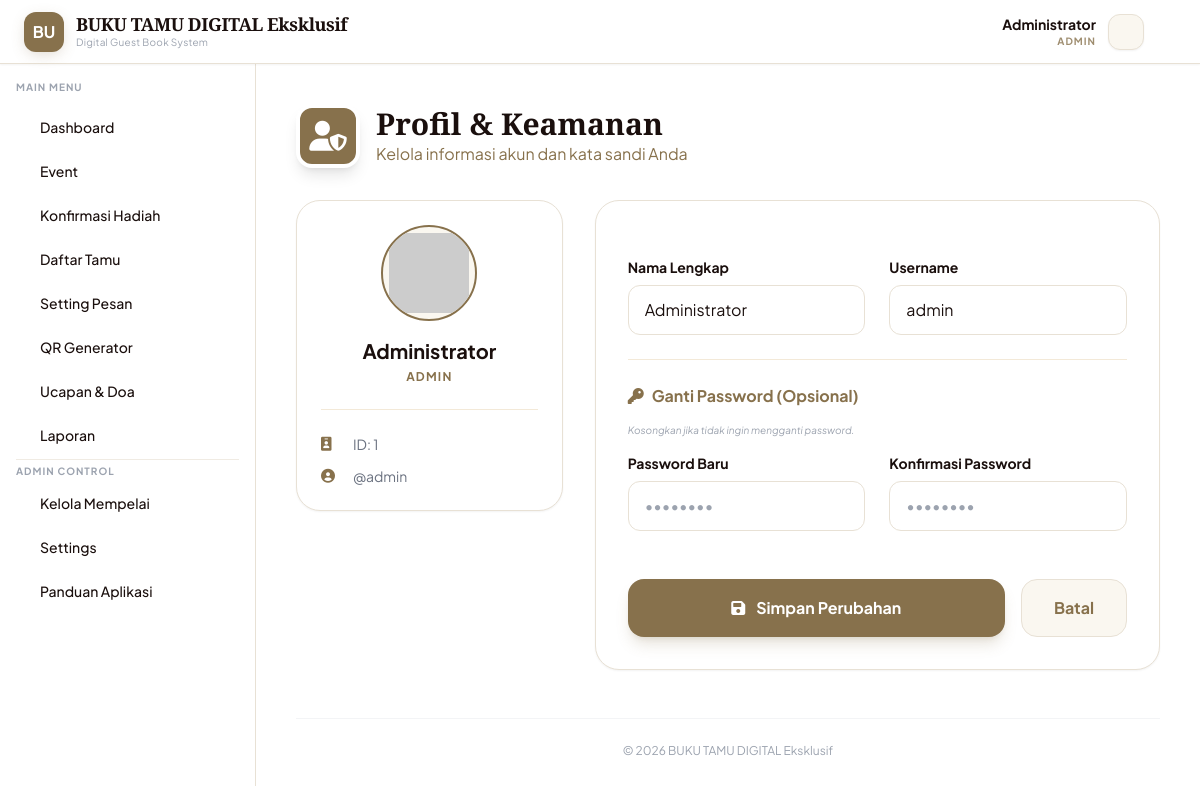
The page /profil.php (signed in) on the database its author committed.
### tables this page shows
CREATE TABLE `pengaturan` (
  `id` int(11) NOT NULL AUTO_INCREMENT,
  `app_name` varchar(100) DEFAULT 'Buku Tamu Wedding',
  `logo_text` varchar(20) DEFAULT 'BT',
  `logo_dashboard` varchar(255) DEFAULT '',
  `copyright` varchar(255) DEFAULT '© 2026',
  `hero_title` varchar(255) DEFAULT 'The Wedding Of',
  `hero_desc` text DEFAULT NULL,
  `hero_img` varchar(255) DEFAULT '',
  `btn_text` varchar(50) DEFAULT 'Info Acara',
  `btn_link` varchar(255) DEFAULT '#',
  `bg_mode` varchar(20) DEFAULT 'image',
  `bg_youtube_url` varchar(255) DEFAULT '',
  `bg_img` varchar(255) DEFAULT '',
  `timezone` varchar(50) DEFAULT 'Asia/Jakarta',
  `language` varchar(10) DEFAULT 'id',
  `speed_timer` int(11) DEFAULT 10,
  `color_start` varchar(20) DEFAULT '#4F46E5',
  `color_end` varchar(20) DEFAULT '#000000',
  `color_text` varchar(20) DEFAULT '#FFFFFF',
  `delay_welcome` int(11) DEFAULT 5,
  `delay_gathering` int(11) DEFAULT 5,
  `looping_overlay` tinyint(1) DEFAULT 0,
  `looping_overlay_timer` int(11) DEFAULT 10,
  `animasi_out` varchar(50) DEFAULT 'Fade',
  `animasi_duration` int(11) DEFAULT 1000,
  `welcome_text` text DEFAULT NULL,
  `welcome_bg_color` varchar(20) DEFAULT '#ffffff',
  `welcome_font_color` varchar(20) DEFAULT '#000000',
  `welcome_font` varchar(50) DEFAULT 'Poppins',
  `size_acara` int(11) DEFAULT 20,
  `size_welcome` int(11) DEFAULT 40,
  `size_tamu` int(11) DEFAULT 60,
  `size_tanggal` int(11) DEFAULT 16,
  `size_lokasi` int(11) DEFAULT 16,
  `size_waktu` int(11) DEFAULT 16,
  `show_acara` tinyint(1) DEFAULT 1,
  `show_kategori` tinyint(1) DEFAULT 1,
  `show_tanggal` tinyint(1) DEFAULT 1,
  `show_lokasi` tinyint(1) DEFAULT 1,
  `show_waktu` tinyint(1) DEFAULT 1,
  `wa_template` text DEFAULT NULL,
  `broadcast_link` varchar(255) DEFAULT '',
  `broadcast_param_id` int(11) DEFAULT NULL,
  `import_info_text` text DEFAULT NULL,
  `show_frame` tinyint(1) DEFAULT 0,
  `frame_img` varchar(255) DEFAULT '',
  `show_logo` tinyint(1) DEFAULT 1,
  `show_running_text` tinyint(1) DEFAULT 1,
  PRIMARY KEY (`id`)
);

CREATE TABLE `users` (
  `id` int(11) NOT NULL AUTO_INCREMENT,
  `username` varchar(50) NOT NULL,
  `password` varchar(255) NOT NULL,
  `nama_lengkap` varchar(100) NOT NULL,
  `role` enum('admin','mempelai','receptionist') NOT NULL DEFAULT 'mempelai',
  `parent_id` int(11) DEFAULT 0,
  `event_limit` int(11) DEFAULT 1,
  `post_id` int(11) DEFAULT 0,
  PRIMARY KEY (`id`),
  UNIQUE KEY `username` (`username`)
);

### profil.php (the view, shortened to what this page needs)
<?php
require 'koneksi.php';
$user_id = $_SESSION['user_id'];
    $query_user = mysqli_query($koneksi, "SELECT * FROM users WHERE id = '$user_id'");
    $user_data = mysqli_fetch_assoc($query_user);
?>
<!DOCTYPE html>
<html lang="id">
<head>
    <script src="https://cdn.tailwindcss.com"></script>
    <link rel="stylesheet" href="https://cdnjs.cloudflare.com/ajax/libs/font-awesome/6.0.0/css/all.min.css">
</head>
<body class="text-[#1a0f0d]">
    <?php if(file_exists('sidebar.php')) include 'sidebar.php'; ?>
    <main class="md:ml-64 p-4 lg:p-10">
        <div class="max-w-4xl mx-auto">
            <div class="mb-8 flex items-center gap-4">
                <div class="w-16 h-16 bg-[#87714c] text-white rounded-2xl flex items-center justify-center text-3xl shadow-lg border-4 border-white">
                    <i class="fas fa-user-shield"></i>
                </div>
                <div>
                    <h1 class="text-3xl font-serif font-bold text-[#1a0f0d]">Profil & Keamanan</h1>
                    <p class="text-[#87714c]">Kelola informasi akun dan kata sandi Anda</p>
                </div>
            </div>
            <div class="grid grid-cols-1 lg:grid-cols-3 gap-8">
                <div class="lg:col-span-1">
                    <div class="bg-white p-6 rounded-3xl border border-[#e8e1d5] shadow-sm text-center">
                        <div class="w-24 h-24 bg-[#faf7f0] rounded-full mx-auto mb-4 flex items-center justify-center border-2 border-[#87714c] text-[#87714c] overflow-hidden">
                            <img src="https://ui-avatars.com/api/?name=<?= urlencode($user_data['nama_lengkap']) ?>&background=87714c&color=fff&size=128" alt="Avatar">
                        </div>
                        <h2 class="font-bold text-xl text-[#1a0f0d]"><?= $user_data['nama_lengkap'] ?></h2>
                        <p class="text-xs font-bold text-[#87714c] uppercase tracking-widest mt-1"><?= $user_data['role'] ?></p>
                        <div class="mt-6 pt-6 border-t border-[#f3e9d8] space-y-3 text-left">
                            <div class="flex items-center gap-3 text-sm">
                                <i class="fas fa-id-badge text-[#87714c] w-5"></i>
                                <span class="text-gray-500">ID: <?= $user_data['id'] ?></span>
                            </div>
                            <div class="flex items-center gap-3 text-sm">
                                <i class="fas fa-user-circle text-[#87714c] w-5"></i>
                                <span class="text-gray-500">@<?= $user_data['username'] ?></span>
                            </div>
                        </div>
                    </div>
                </div>
                <div class="lg:col-span-2">
                    <div class="bg-white p-6 md:p-8 rounded-3xl border border-[#e8e1d5] shadow-sm">
                        <form action="" method="POST" class="space-y-6">
                            <div class="grid grid-cols-1 md:grid-cols-2 gap-6">
                                <div>
                                    <label class="block text-sm font-bold text-[#1a0f0d] mb-2">Nama Lengkap</label>
                                    <input type="text" name="nama_lengkap" value="<?= $user_data['nama_lengkap'] ?>" required
                                           class="w-full px-4 py-3 rounded-xl border border-[#e8e1d5] focus:ring-2 focus:ring-[#87714c]/20 focus:border-[#87714c] outline-none transition">
                                </div>
                                <div>
                                    <label class="block text-sm font-bold text-[#1a0f0d] mb-2">Username</label>
                                    <input type="text" name="username" value="<?= $user_data['username'] ?>" required
                                           class="w-full px-4 py-3 rounded-xl border border-[#e8e1d5] focus:ring-2 focus:ring-[#87714c]/20 focus:border-[#87714c] outline-none transition">
                                </div>
                            </div>
                            <div class="pt-6 border-t border-[#f3e9d8]">
                                <h3 class="font-bold text-[#87714c] mb-4 flex items-center gap-2">
                                    <i class="fas fa-key"></i> Ganti Password (Opsional)
                                </h3>
                                <p class="text-[10px] text-gray-400 mb-4 italic leading-tight">Kosongkan jika tidak ingin mengganti password.</p>
                                <div class="grid grid-cols-1 md:grid-cols-2 gap-6">
                                    <div>
                                        <label class="block text-sm font-bold text-[#1a0f0d] mb-2">Password Baru</label>
                                        <input type="password" name="password_baru" id="pw1" placeholder="••••••••"
                                               class="w-full px-4 py-3 rounded-xl border border-[#e8e1d5] focus:ring-2 focus:ring-[#87714c]/20 focus:border-[#87714c] outline-none transition">
                                    </div>
                                    <div>
                                        <label class="block text-sm font-bold text-[#1a0f0d] mb-2">Konfirmasi Password</label>
                                        <input type="password" name="konfirmasi_password" id="pw2" placeholder="••••••••"
                                               class="w-full px-4 py-3 rounded-xl border border-[#e8e1d5] focus:ring-2 focus:ring-[#87714c]/20 focus:border-[#87714c] outline-none transition">
                                    </div>
                                </div>
                            </div>
                            <div class="pt-6 flex flex-col md:flex-row gap-4">
                                <button type="submit" name="update_profile"
                                        class="flex-1 bg-[#87714c] hover:bg-[#1a0f0d] text-white font-bold py-4 rounded-2xl shadow-lg shadow-[#87714c]/20 transition transform active:scale-95">
                                    <i class="fas fa-save mr-2"></i> Simpan Perubahan
                                </button>
                                <a href="dashboard"
                                   class="px-8 py-4 bg-[#faf7f0] text-[#87714c] font-bold rounded-2xl border border-[#e8e1d5] hover:bg-[#f3e9d8] transition text-center">
                                    Batal
                                </a>
                            </div>
                        </form>
                    </div>
                </div>
            </div>
        </div>
        <footer class="mt-12 mb-6 text-center text-xs text-gray-400 border-t border-gray-100 pt-6">
            <?= $config_global['copyright'] ?? $config['copyright'] ?? '© ' . date('Y') . ' BUKU TAMU DIGITAL Eksklusif' ?>
        </footer>
    </main>
</body></html>

### sidebar.php (shortened to what this page needs)
<?php
$page = basename($_SERVER['PHP_SELF']);
$role = $_SESSION['role'] ?? 'mempelai';
if(!isset($config)){
    require_once 'koneksi.php';
    $q_conf = mysqli_query($koneksi, "SELECT * FROM pengaturan LIMIT 1");
    $config = mysqli_fetch_assoc($q_conf);
}
$home_url = 'dashboard.php';
$logo_path = 'assets/' . ($config['logo_dashboard'] ?? '');
$has_logo  = !empty($config['logo_dashboard']) && file_exists($logo_path);
?>
<nav class="bg-white border-b border-[#e8e1d5] fixed w-full z-40 top-0 h-16 transition-all shadow-sm">
    <div class="px-4 lg:px-6 flex justify-between items-center h-full">
        <a href="<?= $home_url ?>" class="flex items-center gap-3 hover:opacity-80 transition group">
            <?php if($has_logo): ?>
                <img src="<?= $logo_path ?>" alt="Logo App" class="w-9 h-9 md:w-10 md:h-10 object-contain bg-white rounded-xl shadow-sm border border-[#e8e1d5] p-0.5 group-hover:scale-105 transition-transform">
            <?php else: ?>
                <div class="bg-gold text-white w-9 h-9 md:w-10 md:h-10 rounded-xl flex items-center justify-center font-bold text-sm md:text-base shadow-gold group-hover:scale-105 transition-transform">
                    <?= substr($config['app_name'] ?? 'BT', 0, 2) ?>
                </div>
            <?php endif; ?>
            <div class="flex flex-col">
                <span class="font-serif font-bold text-lg text-brown tracking-tight leading-tight">
                    <?= $config['app_name'] ?? 'GuestBook' ?>
                </span>
                <span class="text-[10px] text-gray-400 hidden md:block tracking-wide">Digital Guest Book System</span>
            </div>
        </a>
        <div class="flex items-center gap-3">
            <div class="text-right hidden md:block">
                <p class="text-sm font-bold text-brown"><?= $_SESSION['nama_lengkap'] ?? 'Admin' ?></p>
                <p class="text-[10px] text-gold uppercase tracking-widest font-bold opacity-80"><?= $role ?></p>
            </div>
            <a href="profil.php" class="w-9 h-9 bg-[#faf7f0] text-[#87714c] rounded-xl flex items-center justify-center border border-[#e8e1d5] hover:bg-[#87714c] hover:text-white transition shadow-sm" title="Profil Saya">
            </a>
            <a href="#" onclick="confirmLogout(event)" class="text-gray-400 hover:text-red-500 transition ml-1 p-2 hidden md:block" title="Keluar">
            </a>
        </div>
    </div>
</nav>
<aside class="hidden md:block w-64 bg-white border-r border-[#e8e1d5] fixed h-full left-0 top-16 overflow-y-auto z-30 pb-20 scrollbar-hide">
    <div class="p-4">
        <p class="text-[10px] font-bold text-gray-400 uppercase tracking-widest mb-3">Main Menu</p>
        <nav class="space-y-1">
            <a href="dashboard.php" class="flex items-center gap-3 px-3 py-2.5 rounded-xl font-medium transition-all <?= ($page == 'dashboard.php') ? 'bg-gold text-white shadow-gold' : 'text-brown hover-cream hover:text-gold' ?>">
                <iconify-icon icon="solar:widget-3-bold-duotone" class="text-xl"></iconify-icon> <span class="text-sm">Dashboard</span>
            </a>
            <a href="event.php" class="flex items-center gap-3 px-3 py-2.5 rounded-xl font-medium transition-all <?= ($page == 'event.php') ? 'bg-gold text-white shadow-gold' : 'text-brown hover-cream hover:text-gold' ?>">
                <iconify-icon icon="solar:calendar-date-bold-duotone" class="text-xl"></iconify-icon> <span class="text-sm">Event</span>
            </a>
            <a href="hadiah.php" class="flex items-center gap-3 px-3 py-2.5 rounded-xl font-medium transition-all <?= ($page == 'hadiah.php') ? 'bg-gold text-white shadow-gold' : 'text-brown hover-cream hover:text-gold' ?>">
                <iconify-icon icon="solar:gift-bold-duotone" class="text-xl"></iconify-icon> <span class="text-sm">Konfirmasi Hadiah</span>
            </a>
            <a href="tamu.php" class="flex items-center gap-3 px-3 py-2.5 rounded-xl font-medium transition-all <?= ($page == 'tamu.php') ? 'bg-gold text-white shadow-gold' : 'text-brown hover-cream hover:text-gold' ?>">
                <iconify-icon icon="solar:users-group-rounded-bold-duotone" class="text-xl"></iconify-icon> <span class="text-sm">Daftar Tamu</span>
            </a>
            <a href="broadcast.php" class="flex items-center gap-3 px-3 py-2.5 rounded-xl font-medium transition-all <?= ($page == 'broadcast.php') ? 'bg-gold text-white shadow-gold' : 'text-brown hover-cream hover:text-gold' ?>">
                <iconify-icon icon="solar:mailbox-bold-duotone" class="text-xl"></iconify-icon> <span class="text-sm">Setting Pesan</span>
            </a>
            <a href="qr.php" class="flex items-center gap-3 px-3 py-2.5 rounded-xl font-medium transition-all <?= ($page == 'qr.php') ? 'bg-gold text-white shadow-gold' : 'text-brown hover-cream hover:text-gold' ?>">
                <iconify-icon icon="solar:qr-code-bold-duotone" class="text-xl"></iconify-icon> <span class="text-sm">QR Generator</span>
            </a>
            <a href="ucapan.php" class="flex items-center gap-3 px-3 py-2.5 rounded-xl font-medium transition-all <?= ($page == 'ucapan.php') ? 'bg-gold text-white shadow-gold' : 'text-brown hover-cream hover:text-gold' ?>">
                <iconify-icon icon="solar:chat-round-dots-bold-duotone" class="text-xl"></iconify-icon> <span class="text-sm">Ucapan & Doa</span>
            </a>
            <a href="report.php" class="flex items-center gap-3 px-3 py-2.5 rounded-xl font-medium transition-all <?= ($page == 'report.php') ? 'bg-gold text-white shadow-gold' : 'text-brown hover-cream hover:text-gold' ?>">
                <iconify-icon icon="solar:chart-bold-duotone" class="text-xl"></iconify-icon> <span class="text-sm">Laporan</span>
            </a>
            <?php if($role == 'admin'): ?>
            <hr class="my-3 border-[#f0ebe3]">
            <p class="text-[10px] font-bold text-gray-400 uppercase tracking-widest mb-2">Admin Control</p>
            <a href="kelola_mempelai.php" class="flex items-center gap-3 px-3 py-2.5 rounded-xl font-medium transition-all <?= ($page == 'kelola_mempelai.php') ? 'bg-gold text-white shadow-gold' : 'text-brown hover-cream hover:text-gold' ?>">
                <iconify-icon icon="solar:heart-bold-duotone" class="text-xl text-pink-400"></iconify-icon> <span class="text-sm">Kelola Mempelai</span>
            </a>
            <a href="pengaturan.php" class="flex items-center gap-3 px-3 py-2.5 rounded-xl font-medium transition-all <?= ($page == 'pengaturan.php') ? 'bg-gold text-white shadow-gold' : 'text-brown hover-cream hover:text-gold' ?>">
                <iconify-icon icon="solar:settings-bold-duotone" class="text-xl"></iconify-icon> <span class="text-sm">Settings</span>
            </a>
            <?php endif; ?>
            <a href="petunjuk.php" class="flex items-center gap-3 px-3 py-2.5 rounded-xl font-medium transition-all <?= ($page == 'petunjuk.php') ? 'bg-gold text-white shadow-gold' : 'text-brown hover-cream hover:text-gold' ?>">
                <iconify-icon icon="solar:info-square-bold-duotone" class="text-xl"></iconify-icon> <span class="text-sm">Panduan Aplikasi</span>
            </a>
        </nav>
    </div>
</aside>

### rows shown on the page
pengaturan: app_name "BU", app_name "BUKU TAMU DIGITAL Eksklusif", copyright "© 2026 BUKU TAMU DIGITAL Eksklusif"
users: nama_lengkap "Administrator", role "ADMIN", id "1", username "admin"

### other values the page prints
$_SESSION['nama_lengkap'] "Administrator"
$role "ADMIN"
